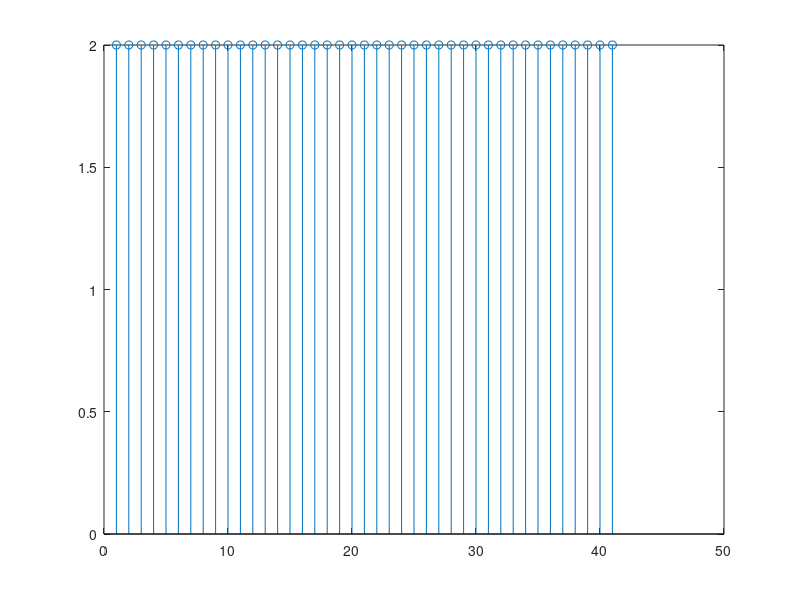

MATLAB code to generate this figure:
ac=2;
fm=10;
t1=(-5:1:5);
t2=(-10:1:10);
t3=(-20:1:20);
fs1=2*fm;
fs2=1.5*fm;
fs3=1*fm;
x1=ac*cos(2*pi*fm/fs1*(t1));
x2=ac*cos(2*pi*fm/fs2*(t2));
x3=ac*cos(2*pi*fm/fs3*(t3));
stem(x1);
stem(x2);
stem(x3);

